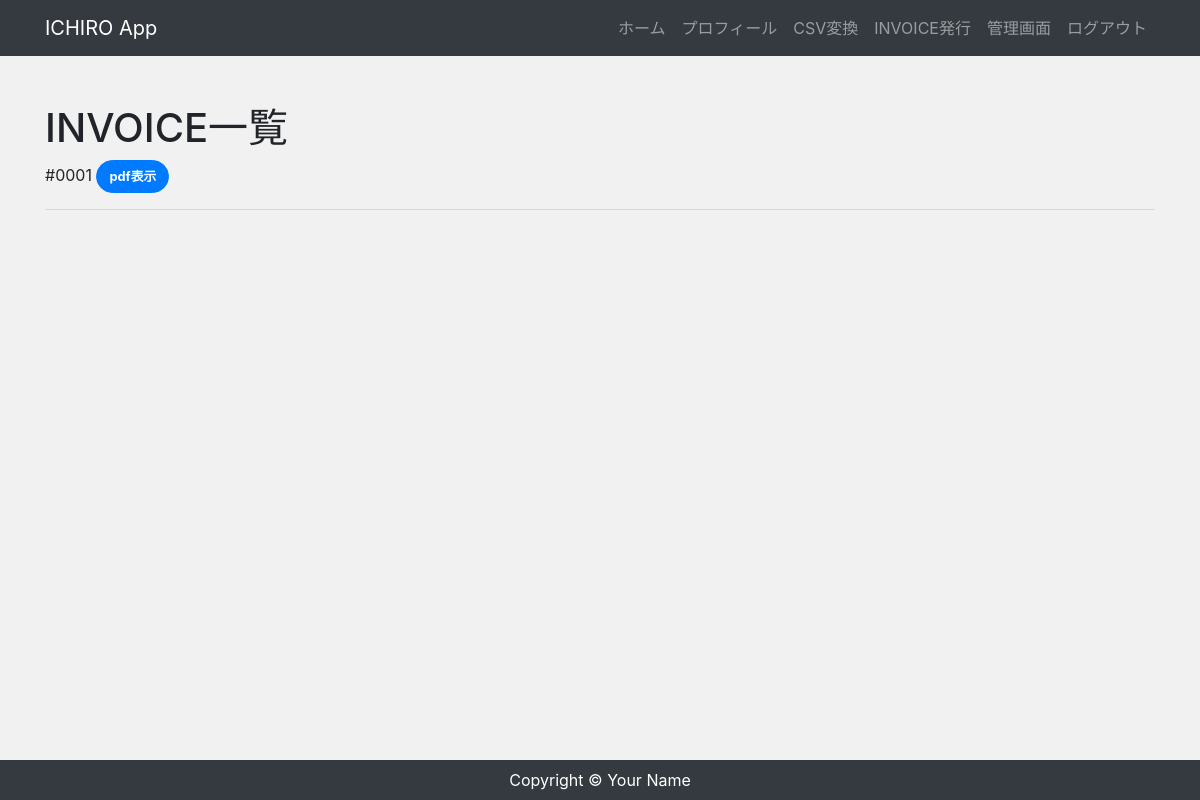
Page /invoice/list/ (signed in) on the earlier database version.
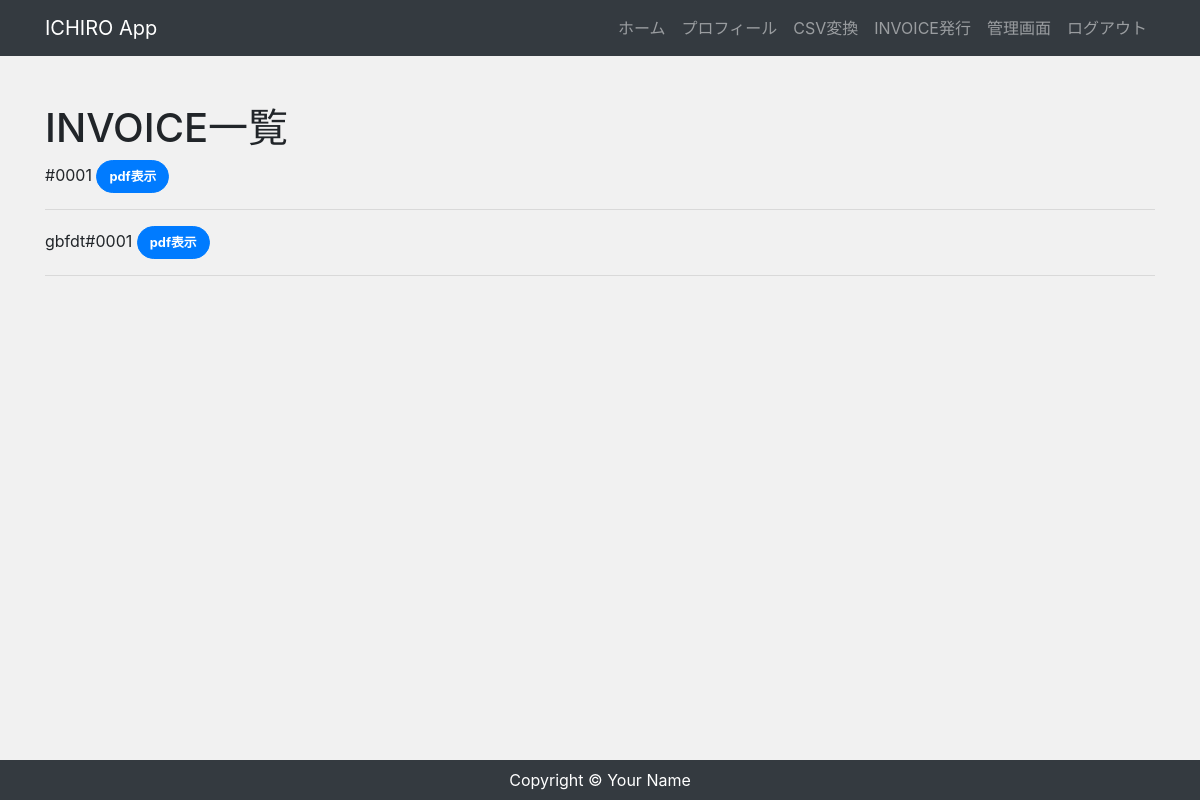
Same page on the later database version.
### invoice/models.py (models this page shows)
class Invoice(models.Model):
    user = models.ForeignKey(settings.AUTH_USER_MODEL,on_delete=models.SET_NULL, null=True)
    invoice_number = models.CharField('INVOICE No.', max_length=150)
    date = models.DateField(default=timezone.now)
    consignee_name = models.CharField('名前（Consignee）', max_length=150, blank=True)
    consignee_address = models.CharField('住所（Consignee）', max_length=500, blank=True)
    consignee_tel = models.CharField('電話番号（Consignee）', max_length=150, blank=True)
    consignee_fax = models.CharField('FAX（Consignee）', max_length=150, blank=True)
    shipped_per = models.CharField('Shipped_per', max_length=150, blank=True)
    on_or_about = models.CharField('On or About', max_length=150, blank=True)
    to = models.CharField('To', max_length=150, blank=True)
    final_destination = models.CharField('Final Destination', max_length=150, blank=True)
    payment_terms = models.CharField('Payment Terms', max_length=150, default='100% before due date by Bank Transfer', blank=True)
    payment_due = models.DateField('Payment Due')
    bank_account = models.TextField('Bank Account', blank=True)
    beneficiary_info_name = models.CharField('Name（Beneficiarys Information）', max_length=150, blank=True)
    beneficiary_info_address = models.CharField('Address（Beneficiarys Information）', max_length=150, blank=True)
    beneficiary_info_tel = models.CharField('Tel（Beneficiarys Information）', max_length=150, blank=True)
    item_description = models.TextField('Item Description', blank=True)
    insurance = models.CharField('Insurance', max_length=150, blank=True)
    total_price = models.CharField('Total Price', max_length=150, blank=True)
    updated = models.DateTimeField('更新日', auto_now=True)
    created = models.DateTimeField('作成日', auto_now=True)
    def __str__(self):
        return str(self.invoice_number)

### invoice/views.py (the view)
# urls.py: path('list/', InvoiceListView.as_view(), name='list'),
class InvoiceListView(ListView):
    model = Invoice
    template_name = 'invoice/list.html'

### invoice/templates/invoice/list.html
{% extends 'app/base.html' %}
{% block content %}
<div class="my-5">
    <h1>INVOICE一覧</h1>
    {% for invoice in object_list %}
        {{invoice}}
        <a href="{% url 'invoice:invoice-pdf-view' invoice.pk %}" target="_blank"><button class="btn btn-primary">pdf表示</button></a>
        <br>
        <hr>
    {% endfor %}
</div>
{% endblock %}

Differences in the rows shown:
added Invoice: invoice_number "gbfdt#0001"
